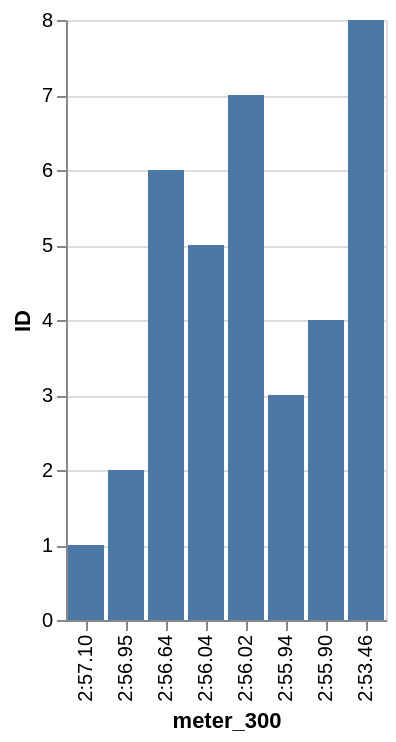

The Vega-Lite source for this figure:
### Vega-Lite specification from a JSON file in a GitHub repository (floating-point values rounded to 4 significant figures)
{"data": {"values": [{"x_data": "2:57.10", "y_data": 1}, {"x_data": "2:56.95", "y_data": 2}, {"x_data": "2:56.64", "y_data": 6}, {"x_data": "2:56.04", "y_data": 5}, {"x_data": "2:56.02", "y_data": 7}, {"x_data": "2:55.94", "y_data": 3}, {"x_data": "2:55.90", "y_data": 4}, {"x_data": "2:53.46", "y_data": 8}]}, "mark": "bar", "encoding": {"x": {"field": "x_data", "type": "nominal", "title": "meter_300", "sort": "descending"}, "y": {"field": "y_data", "type": "quantitative", "title": "ID"}}}
